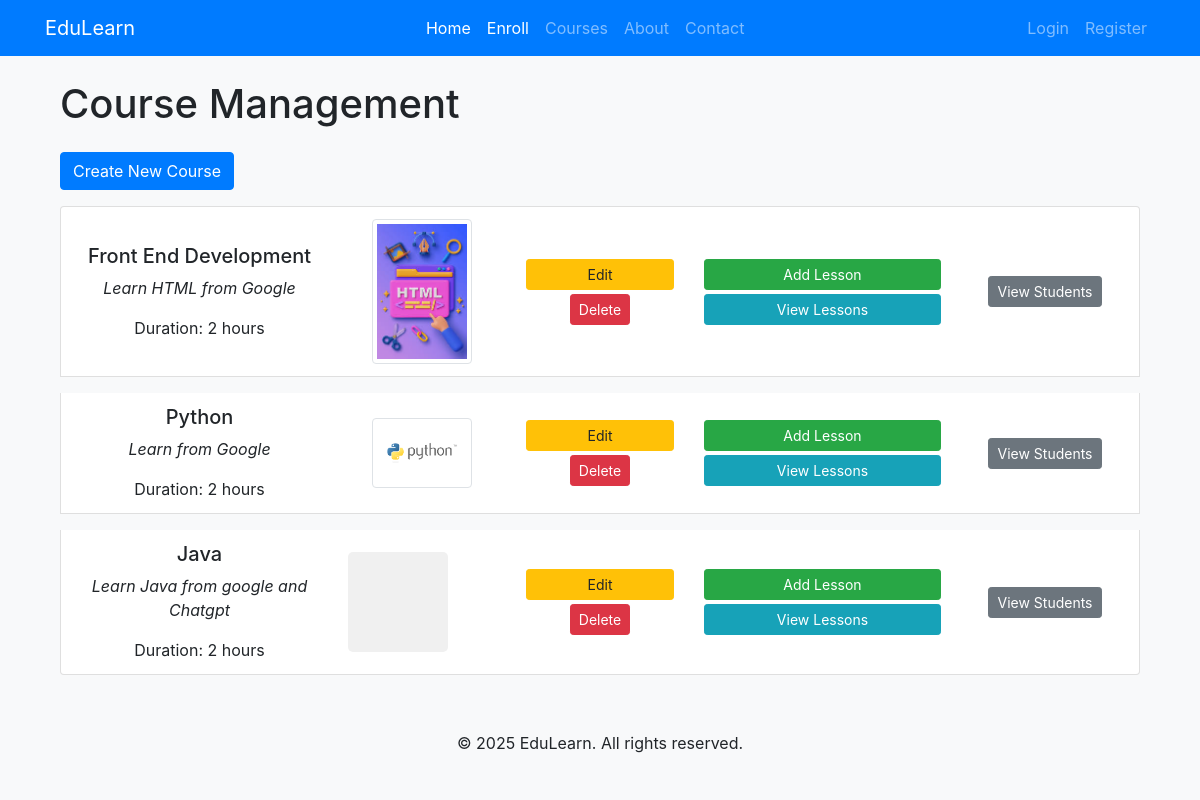
Page /courses/ on the committed database.
### courses/models.py (models this page shows, shortened)
class Course(models.Model):
    title=models.CharField(max_length=200)
    description=models.TextField()
    duration=models.IntegerField(help_text='Duration in hours')
    thumbnail=models.ImageField(upload_to='course_thumbnail/',null=True, blank=True)
    created_at = models.DateTimeField(auto_now_add=True)

### courses/views.py (the view)
# urls.py: path('', CourseListView.as_view(), name='course_list'),
class CourseListView(ListView):
    model = Course
    template_name = 'courses/course_list.html'
    context_object_name = 'courses'

### Templates/courses/course_list.html (shortened to what this page needs)
{% extends "courses/base.html" %}
{% load static %}
{% block content %}
<div class="container mt-4">
    <h1 class="mb-4">Course Management</h1>
    <div class="mb-3">
        <a href="{% url 'course_create' %}" class="btn btn-primary">Create New Course</a>
    </div>
    <ul class="list-group">
        {% for course in courses %}
            <li class="list-group-item mb-3">
                <div class="row align-items-center text-center text-md-start">
                    <div class="col-md-3">
                        <h5>{{ course.title }}</h5>
                        <p><em>{{ course.description|truncatewords:10 }}</em></p>
                        <p class="mb-0">Duration: {{ course.duration }} hours</p>
                    </div>
                    <div class="col-md-2">
                        {% if course.thumbnail %}
                            <img src="{{ course.thumbnail.url }}" alt="Thumbnail" class="img-thumbnail" style="max-width: 100px;">
                        {% else %}
                            <div style="width: 100px; height: 100px; background-color: #f0f0f0; border-radius: 5px;"></div>
                        {% endif %}
                    </div>
                    <div class="col-md-2 d-flex flex-column gap-1">
                        <a href="{% url 'course_update' course.id %}" class="btn btn-warning btn-sm">Edit</a>
                        <form action="{% url 'course_delete' course.id %}" method="post" onsubmit="return confirm('Are you sure you want to delete this course?')" class="d-inline">
                            <button type="submit" class="btn btn-danger btn-sm">Delete</button>
                        </form>
                    </div>
                    <div class="col-md-3 d-flex flex-column gap-1">
                        <a href="{% url 'lesson_create' %}" class="btn btn-success btn-sm">Add Lesson</a>
                        <a href="{% url 'course_detail' course.id %}" class="btn btn-info btn-sm text-white">View Lessons</a>
                    </div>
                    <div class="col-md-2">
                        <a href="{% url 'view_students' course_id=course.id %}" class="btn btn-secondary btn-sm">View Students</a>
                    </div>
                </div>
            </li>
        {% empty %}
            <li class="list-group-item">No courses available.</li>
        {% endfor %}
    </ul>
</div>
{% endblock %}

### Templates/courses/base.html (shortened to what this page needs)
<!DOCTYPE html>
<html lang="en">
<head>
{% load static %}
<link rel="stylesheet" href="{% static 'courses/bootstrap/css/bootstrap.min.css' %}">
<link rel="stylesheet" href="https://cdn.jsdelivr.net/npm/bootstrap@4.4.1/dist/css/bootstrap.min.css">
</head>
<body>
<nav class="navbar navbar-expand-lg navbar-dark bg-primary">
  <div class="container">
    <a class="navbar-brand" href="{% url 'course_list' %}">EduLearn</a>
    <div class="collapse navbar-collapse" id="navbarNav">
      <ul class="navbar-nav ms-auto">
        <li class="nav-item">
          <a class="nav-link active" href="{% url 'course_list' %}">Home</a>
        </li>
        <li class="nav-item">
          <a class="nav-link active" href="{% url 'enroll_student' %}">Enroll</a>
        </li>
        <li class="nav-item">
          <a class="nav-link" href="#">Courses</a>
        </li>
        <li class="nav-item">
          <a class="nav-link" href="#">About</a>
        </li>
        <li class="nav-item">
          <a class="nav-link" href="#">Contact</a>
        </li>
      </ul>
    </div>
    <div class="collapse navbar-collapse" id="navbarNav">
      <ul class="navbar-nav ms-auto">
        {% if user.is_authenticated %}
          <li class="nav-item"><a class="nav-link" href="{% url 'logout' %}">Logout</a></li>
            {% else %}
              <li class="nav-item"><a class="nav-link" href="{% url 'login' %}">Login</a></li>
              <li class="nav-item"><a class="nav-link" href="{% url 'register' %}">Register</a></li>
            {% endif %}
      </ul>
    </div>
  </div>
</nav>
<div class="container mt-4">
  {% block content %}{% endblock %}
</div>
<footer class="text-center mt-4 p-3 bg-light">
  <p>&copy; 2025 EduLearn. All rights reserved.</p>
</footer>
</body>
</html>

### Templates/courses/base.html (style rules this page uses)
body { background-color: #f8f9fa; }

### rows in the picture
Course: title "Front End Development", description "Learn HTML from Google", duration "2", thumbnail (picture)
Course: title "Python", description "Learn from Google", duration "2", thumbnail (picture)
Course: title "Java", description "Learn Java from google and Chatgpt", duration "2"
